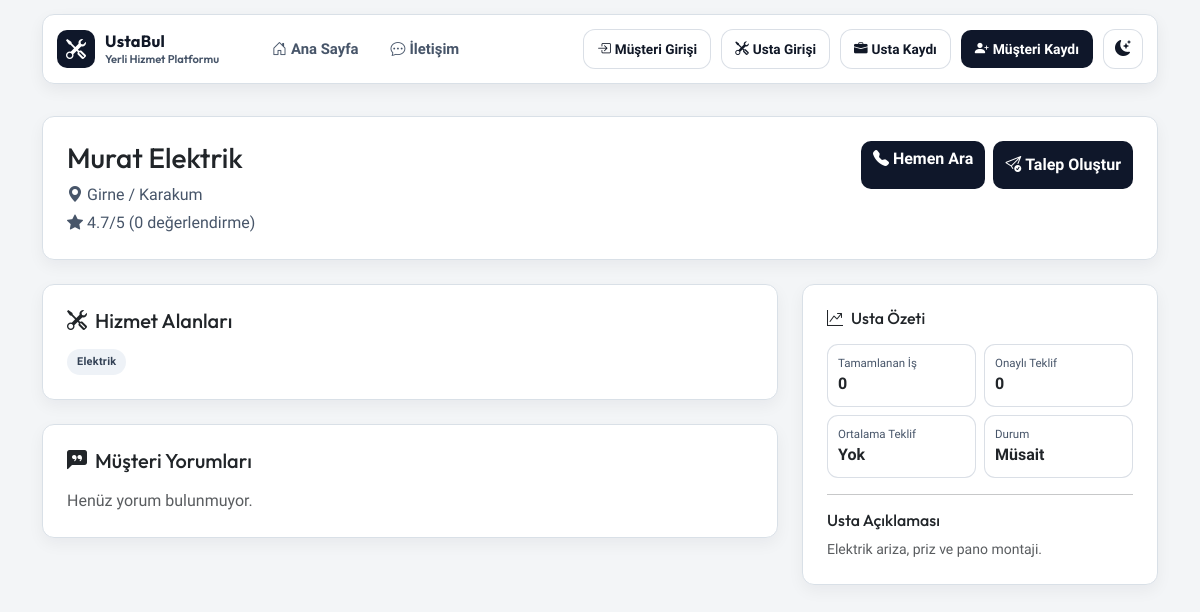
Before: /usta/2/ with the older database file.
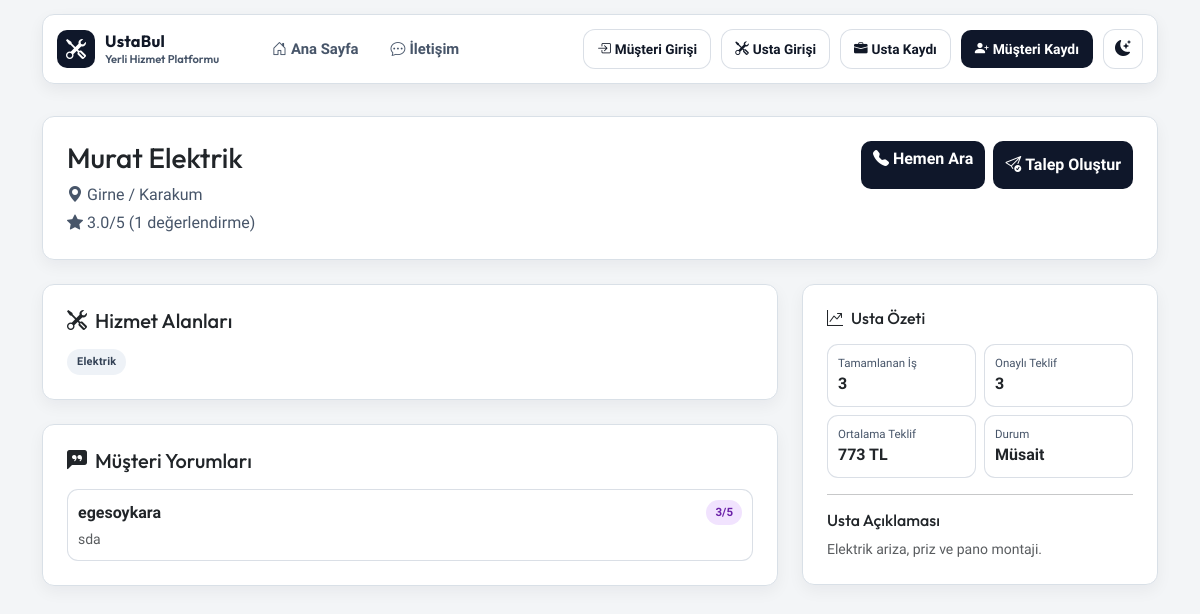
After: the same page with the newer database file.
### Myapp/models.py (models this page shows, shortened)
class Provider(models.Model):
    user = models.OneToOneField(
        User,
        on_delete=models.SET_NULL,
        null=True,
        blank=True,
        related_name="provider_profile",
    )
    full_name = models.CharField(max_length=120)
    service_types = models.ManyToManyField(ServiceType, related_name="providers", blank=True)
    city = models.CharField(max_length=80)
    district = models.CharField(max_length=80)
    phone = models.CharField(max_length=20)
    latitude = models.DecimalField(max_digits=9, decimal_places=6, null=True, blank=True)
    longitude = models.DecimalField(max_digits=9, decimal_places=6, null=True, blank=True)
    rating = models.DecimalField(max_digits=2, decimal_places=1, default=5.0)
    is_available = models.BooleanField(default=True)
    description = models.TextField(blank=True)
    created_at = models.DateTimeField(auto_now_add=True)
    class Meta:
        ordering = ["-is_available", "-rating", "full_name"]

class ServiceType(models.Model):
    name = models.CharField(max_length=80, unique=True)
    slug = models.SlugField(unique=True)
    class Meta:
        ordering = ["name"]

class ProviderRating(models.Model):
    SCORE_CHOICES = (
        (1, "1"),
        (2, "2"),
        (3, "3"),
        (4, "4"),
        (5, "5"),
    )
    provider = models.ForeignKey(Provider, on_delete=models.CASCADE, related_name="ratings")
    customer = models.ForeignKey(User, on_delete=models.CASCADE, related_name="provider_ratings")
    service_request = models.OneToOneField(
        ServiceRequest,
        on_delete=models.CASCADE,
        related_name="provider_rating",
        null=True,
        blank=True,
    )
    score = models.PositiveSmallIntegerField(choices=SCORE_CHOICES)
    comment = models.TextField(blank=True)
    created_at = models.DateTimeField(auto_now_add=True)
    updated_at = models.DateTimeField(auto_now=True)
    class Meta:
        ordering = ["-updated_at"]

### Myapp/views.py (the view)
# urls.py: path('usta/<int:provider_id>/', views.provider_detail, name='provider_detail'),
def provider_detail(request, provider_id):
    provider = get_object_or_404(
        Provider.objects.prefetch_related("service_types").annotate(ratings_count=Count("ratings", distinct=True)),
        id=provider_id,
    )
    recent_ratings = list(provider.ratings.select_related("customer").order_by("-updated_at")[:10])
    completed_jobs = provider.service_requests.filter(status="completed").count()
    successful_quotes = provider.offers.filter(status="accepted").count()
    avg_quote = (
        provider.offers.filter(status="accepted", quote_amount__isnull=False)
        .aggregate(avg_value=Avg("quote_amount"))
        .get("avg_value")
    )
    return render(
        request,
        "Myapp/provider_detail.html",
        {
            "provider": provider,
            "recent_ratings": recent_ratings,
            "completed_jobs": completed_jobs,
            "successful_quotes": successful_quotes,
            "avg_quote": avg_quote,
        },
    )

### Myapp/templates/Myapp/provider_detail.html
{% extends "base.html" %}
{% block content %}
<section class="card panel-card shadow-sm reveal-up mb-4 provider-detail-hero">
  <div class="card-body p-4">
    <div class="d-flex align-items-start justify-content-between flex-wrap gap-3">
      <div>
        <h1 class="h3 mb-2">{{ provider.full_name }}</h1>
        <p class="mb-1 provider-location"><i class="bi bi-geo-alt-fill me-1"></i>{{ provider.city }} / {{ provider.district }}</p>
        <p class="mb-0 provider-rating"><i class="bi bi-star-fill me-1"></i>{{ provider.rating }}/5 ({{ provider.ratings_count }} değerlendirme)</p>
      </div>
      <div class="provider-detail-actions">
        <a href="tel:{{ provider.phone }}" class="btn btn-main"><i class="bi bi-telephone-fill me-1"></i>Hemen Ara</a>
        <a href="{% url 'index' %}#talep-form" class="btn btn-main-dark"><i class="bi bi-send-check me-1"></i>Talep Oluştur</a>
      </div>
    </div>
  </div>
</section>
<section class="row g-4">
  <div class="col-lg-8">
    <div class="card panel-card shadow-sm reveal-up mb-4">
      <div class="card-body p-4">
        <h2 class="h5 mb-3"><i class="bi bi-tools me-2"></i>Hizmet Alanları</h2>
        <div class="provider-services-list">
          {% for service in provider.service_types.all %}
            <span class="pill">{{ service.name }}</span>
          {% empty %}
            <span class="small text-muted">Hizmet alanı belirtilmemiş.</span>
          {% endfor %}
        </div>
      </div>
    </div>
    <div class="card panel-card shadow-sm reveal-up">
      <div class="card-body p-4">
        <h2 class="h5 mb-3"><i class="bi bi-chat-left-quote-fill me-2"></i>Müşteri Yorumları</h2>
        {% if recent_ratings %}
          <div class="provider-review-list">
            {% for rating in recent_ratings %}
              <article class="provider-review-item">
                <div class="d-flex align-items-center justify-content-between gap-2 mb-1">
                  <strong>{{ rating.customer.username }}</strong>
                  <span class="status-pill status-completed">{{ rating.score }}/5</span>
                </div>
                {% if rating.comment %}
                  <p class="small mb-0 text-muted">{{ rating.comment }}</p>
                {% else %}
                  <p class="small mb-0 text-muted">Yorum bırakılmadı.</p>
                {% endif %}
              </article>
            {% endfor %}
          </div>
        {% else %}
          <p class="mb-0 text-muted">Henüz yorum bulunmuyor.</p>
        {% endif %}
      </div>
    </div>
  </div>
  <div class="col-lg-4">
    <div class="card panel-card shadow-sm reveal-up">
      <div class="card-body p-4">
        <h2 class="h6 mb-3"><i class="bi bi-graph-up-arrow me-2"></i>Usta Özeti</h2>
        <div class="provider-stats-grid">
          <div class="provider-stat-box">
            <small>Tamamlanan İş</small>
            <strong>{{ completed_jobs }}</strong>
          </div>
          <div class="provider-stat-box">
            <small>Onaylı Teklif</small>
            <strong>{{ successful_quotes }}</strong>
          </div>
          <div class="provider-stat-box">
            <small>Ortalama Teklif</small>
            <strong>
              {% if avg_quote %}
                {{ avg_quote|floatformat:0 }} TL
              {% else %}
                Yok
              {% endif %}
            </strong>
          </div>
          <div class="provider-stat-box">
            <small>Durum</small>
            <strong>{% if provider.is_available %}Müsait{% else %}Müsait Değil{% endif %}</strong>
          </div>
        </div>
        {% if provider.description %}
          <hr>
          <h3 class="h6">Usta Açıklaması</h3>
          <p class="small mb-0 text-muted">{{ provider.description }}</p>
        {% endif %}
      </div>
    </div>
  </div>
</section>
{% endblock %}

Changed rows visible on the page:
changed Provider "Murat Elektrik": rating "4.7" → "3.0"; ratings_count "0" → "1"
added ProviderRating: customer.username "egesoykara", score "3", comment "sda"
Other visible differences:
{{ completed_jobs }}: "0" → "3"
{{ successful_quotes }}: "0" → "3"
{{ avg_quote|floatformat:0 }}: (not shown) → "773"
text no longer shown: "Henüz yorum bulunmuyor. Yok"
text now shown: "TL"
